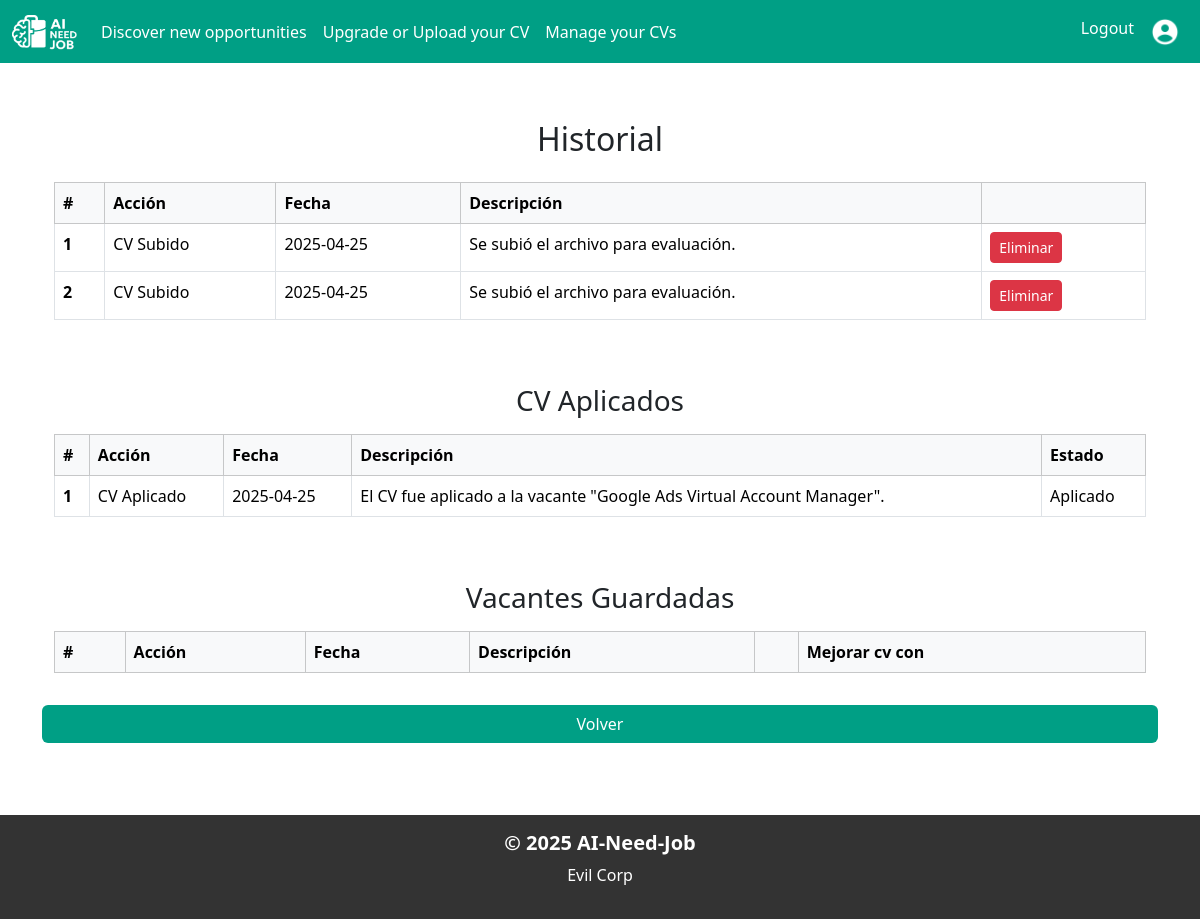
/user/history/ (signed in), run on an earlier commit of the app's database.
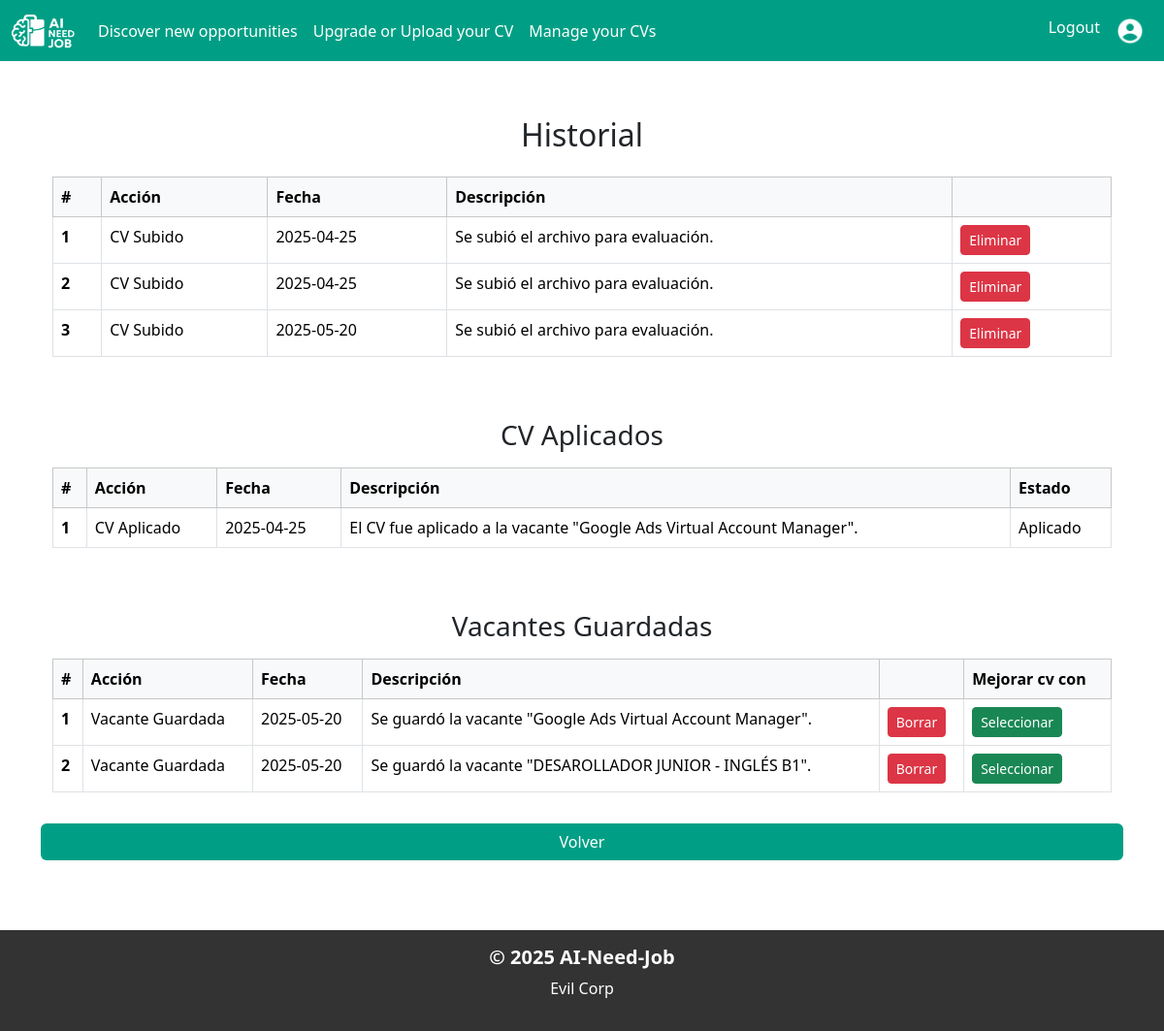
And on a later commit of the database.
### CVapp/models.py (models this page shows, shortened)
class Resume(models.Model):
    version = models.CharField(max_length=10)
    name = models.CharField(max_length=100)
    vacancy_text = models.CharField(max_length=1000)
    extracted_text = models.TextField()
    upgraded_cv = models.TextField()
    uploaded_by = models.ForeignKey(User, on_delete=models.CASCADE)
    uploaded_at = models.DateTimeField(auto_now_add=True)
    embedding = models.BinaryField(default=get_default_array)
    image = models.ImageField(upload_to='images/resumes/', blank=True, null=True)

class Applied_resume(models.Model):
    resume = models.ForeignKey(Resume, on_delete=models.CASCADE)
    vacancy = models.ForeignKey(Vacancy, on_delete=models.CASCADE)
    match_rate = models.FloatField()
    state = models.CharField(default='applied', max_length=20, choices=[('applied', 'Applied'), ('interviewed', 'Interviewed'), ('rejected', 'Rejected')]) # placeholder for the state of the application
    feedback = models.TextField(blank=True, null=True)
    applied_at = models.DateTimeField(auto_now_add=True)

class Saved_vacancy(models.Model):
    user = models.ForeignKey(User, on_delete=models.CASCADE)
    vacancy = models.ForeignKey(Vacancy, on_delete=models.CASCADE)
    saved_at = models.DateTimeField(auto_now_add=True)

### offer/models.py (models this page shows, shortened)
class Vacancy(models.Model):
    title = models.CharField(max_length=100)
    description = models.TextField()
    requirements = models.TextField(null=True, blank=True)
    state = models.CharField(default='open' ,max_length=20, choices=[('open', 'Open'), ('closed', 'Closed')])
    uploaded_by = models.ForeignKey('users.User', on_delete=models.CASCADE, related_name='vacancies')
    uploaded_at = models.DateTimeField(auto_now_add=True)
    embedding = models.BinaryField(default=get_default_array)  # Store the embedding as a binary field

### users/views.py (the view, shortened to what this page needs)
# urls.py: path('history/',views.history, name='history'),
def history(request):
    if 'user_id' not in request.session:
        return redirect('login')
    user = User.objects.get(id=request.session['user_id'])
    if user.role == 'jobseeker':
        resumes = Resume.objects.filter(uploaded_by=user)
        applied_resumes = Applied_resume.objects.filter(resume__uploaded_by=user)
        saved_vacancies = Saved_vacancy.objects.filter(user=user)
        context = {
            'user': user,
            'resumes': resumes,
            'applied_resumes': applied_resumes,
            'saved_vacancies': saved_vacancies
        }
        return render(request, 'historyPage.html' , context)

### users/templates/historyPage.html (shortened to what this page needs)
{% extends 'base.html' %}
{% block content %}
<div class="container mt-5">
    <h2 class="text-center mb-4">Historial</h2>
    <div class="table-responsive">
        <table class="table table-bordered">
            <thead class="table-light">
                <tr>
                    <th>#</th>
                    <th>Acción</th>
                    <th>Fecha</th>
                    <th>Descripción</th>
                    <th></th>
                </tr>
            </thead>
            <tbody>
                {% for resume in resumes %}
                <tr>
                    <th scope="row">{{ forloop.counter }}</th>
                    <td>CV Subido</td>
                    <td>{{ resume.uploaded_at|date:"Y-m-d" }}</td>
                    <td>Se subió el archivo {{ resume.file.name }} para evaluación.</td>
                    <td>
                        <a href="{% url 'delete_cv' resume.id %}" class="btn btn-danger btn-sm">Eliminar</a>
                    </td>
                </tr>
                {% endfor %}
            </tbody>
        </table>
        </div>
        <h3 class="text-center mt-5">CV Aplicados</h3>
        <div class="table-responsive mt-3">
            <table class="table table-bordered">
                <thead class="table-light">
                    <tr>
                        <th>#</th>
                        <th>Acción</th>
                        <th>Fecha</th>
                        <th>Descripción</th>
                        <th>Estado</th>
                    </tr>
                </thead>
                <tbody>
                    {% for applied in applied_resumes %}
                    <tr>
                        <th scope="row">{{ forloop.counter}}</th>
                        <td>CV Aplicado</td>
                        <td>{{ applied.applied_at|date:"Y-m-d" }}</td>
                        <td>El CV {{ applied.resume.file.name }} fue aplicado a la vacante "{{ applied.vacancy.title }}".</td>
                        <td>
                            {% if applied.state == 'applied' %}
                                Aplicado
                            {% elif applied.state == 'interview' %}
                                Entrevista
                            {% elif applied.state == 'hired' %}
                                Contratado
                            {% elif applied.state == 'rejected' %}
                                Rechazado
                            {% else %}
                                Desconocido
                            {% endif %}
                    </tr>
                    {% endfor %}
                </tbody>
            </table>
        </div>
        <h3 class="text-center mt-5">Vacantes Guardadas</h3>
        <div class="table-responsive mt-3">
            <table class="table table-bordered">
                <thead class="table-light">
                    <tr>
                        <th>#</th>
                        <th>Acción</th>
                        <th>Fecha</th>
                        <th>Descripción</th>
                        <th></th>
                        <th>Mejorar cv con</th>
                    </tr>
                </thead>
                <tbody>
                    {% for saved in saved_vacancies %}
                    <tr>
                        <th scope="row">{{ forloop.counter }}</th>
                        <td>Vacante Guardada</td>
                        <td>{{ saved.saved_at|date:"Y-m-d" }}</td>
                        <td>Se guardó la vacante "{{ saved.vacancy.title }}".</td>
                        <td>
                            <a href="{% url 'unsave' saved.id %}" class="btn btn-danger btn-sm">Borrar</a>
                        </td>
                        <td>
                            <a href="{% url 'goto_cv_improver' saved.id 'saved' %}" class="btn btn-success btn-sm">Seleccionar</a>
                        </td>
                        </tr>
                    {% endfor %}
                </tbody>
            </table>
        </div>
    </div>
    <div class="d-grid mt-3">
        <a href="{% url 'home' %}" class="btn" style="background-color: #009f85; color: #ffff;">Volver</a>
    </div>
</div>
{% endblock content %}

### AiNeedJob/templates/base.html (shortened to what this page needs)
<!DOCTYPE html>
<html lang="en">
<head>
    {% load static %}
    <link href="https://cdn.jsdelivr.net/npm/bootstrap@5.3.3/dist/css/bootstrap.min.css" rel="stylesheet">
</head>
<body>
    <nav class="navbar navbar-expand-lg navbar-dark fixed-top" style="background-color: #009f85;">
        <div class="container-fluid">
            <a class="navbar-brand fw-bold" href="{% url 'home' %}">
                <img src="{% static 'images/AINEEDJOB_logo_1.png' %}" style="filter: brightness(0) invert(1);" alt="AI-Need-Job" width="65" height="35" class="d-inline-block align-text-top">
            </a>
            <div class="collapse navbar-collapse" id="navbarNav">
                <ul class="navbar-nav me-auto">
                    {% if user.is_authenticated %}
                        {% if user.role == 'jobseeker' %}
                            <li class="nav-item">
                                <a class="nav-link active" href="{% url 'feed' %}">Discover new opportunities</a>
                            </li>
                            <li class="nav-item">
                                <a class="nav-link active" href="{% url 'upload_cv' %}">Upgrade or Upload your CV</a>
                            </li>
                            <li class="nav-item">
                                <a class="nav-link active" href="{% url 'history' %}">Manage your CVs</a>
                            </li>
                        {% endif %}
                    {% endif %}
                </ul>
                <ul class="navbar-nav ms-auto">
                    {% if user.is_authenticated %}
                        <li class="nav-item">
                            <a class="nav-link active" href="{% url 'logout' %}">Logout</a>
                        </li>
                        <li class="nav-item">
                            <a class="nav-link active" href="{% url 'history' %}">
                                <img src="{% static 'images/profile_icon.png' %}" alt="Profile" width="30" height="30" class="d-inline-block align-text-top" style="filter: invert(100%);">
                            </a>
                        </li>
                    {% endif %}
                </ul>
            </div>
        </div>
    </nav>
    <br>
    <div class="container py-5">
        {% block content %}
        {% endblock content %}
    <footer class=" text-center text-white py-3 mt-4" style="background-color: #333;">
        <div class="container">
            <h5 class="fw-bold">© 2025 AI-Need-Job</h5>
            <p>Evil Corp</p>
        </div>
    </footer>
</body>
</html>

### AiNeedJob/templates/base.html (style rules this page uses)
html, body { height: 100%; margin: 0; }
body { display: flex; flex-direction: column; }
.container { flex: 1; }
footer { background-color: #333; color: white; text-align: center; padding: 1rem; }

What changed in the data, as far as the page shows it:
added Resume: uploaded_at "2025-05-20"
added Saved_vacancy: saved_at "2025-05-20", vacancy "Google Ads Virtual Account Manager"
added Saved_vacancy: saved_at "2025-05-20", vacancy "DESAROLLADOR JUNIOR - INGLÉS B1"
